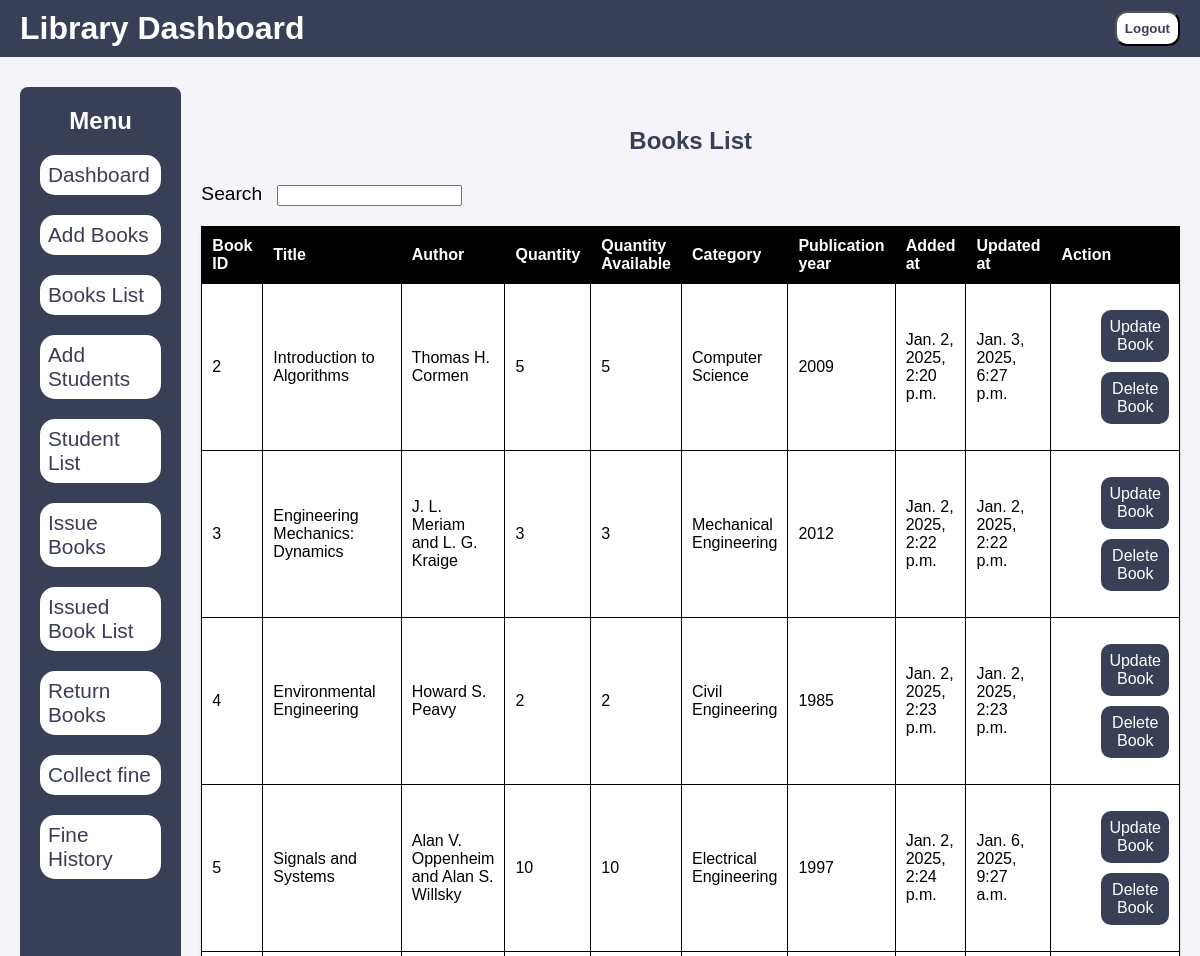
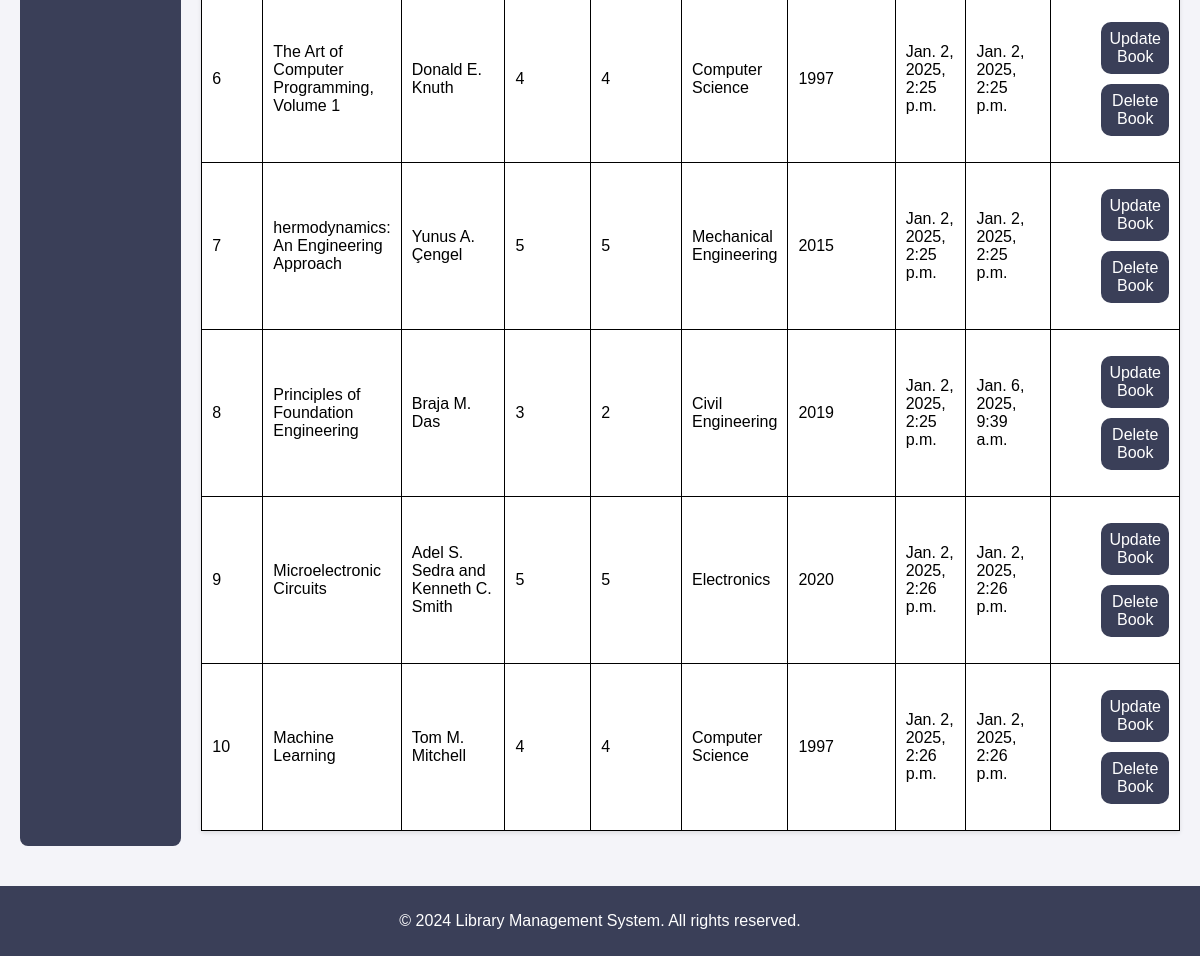
The app's page /book_table, older data (2 pictures, top to bottom).
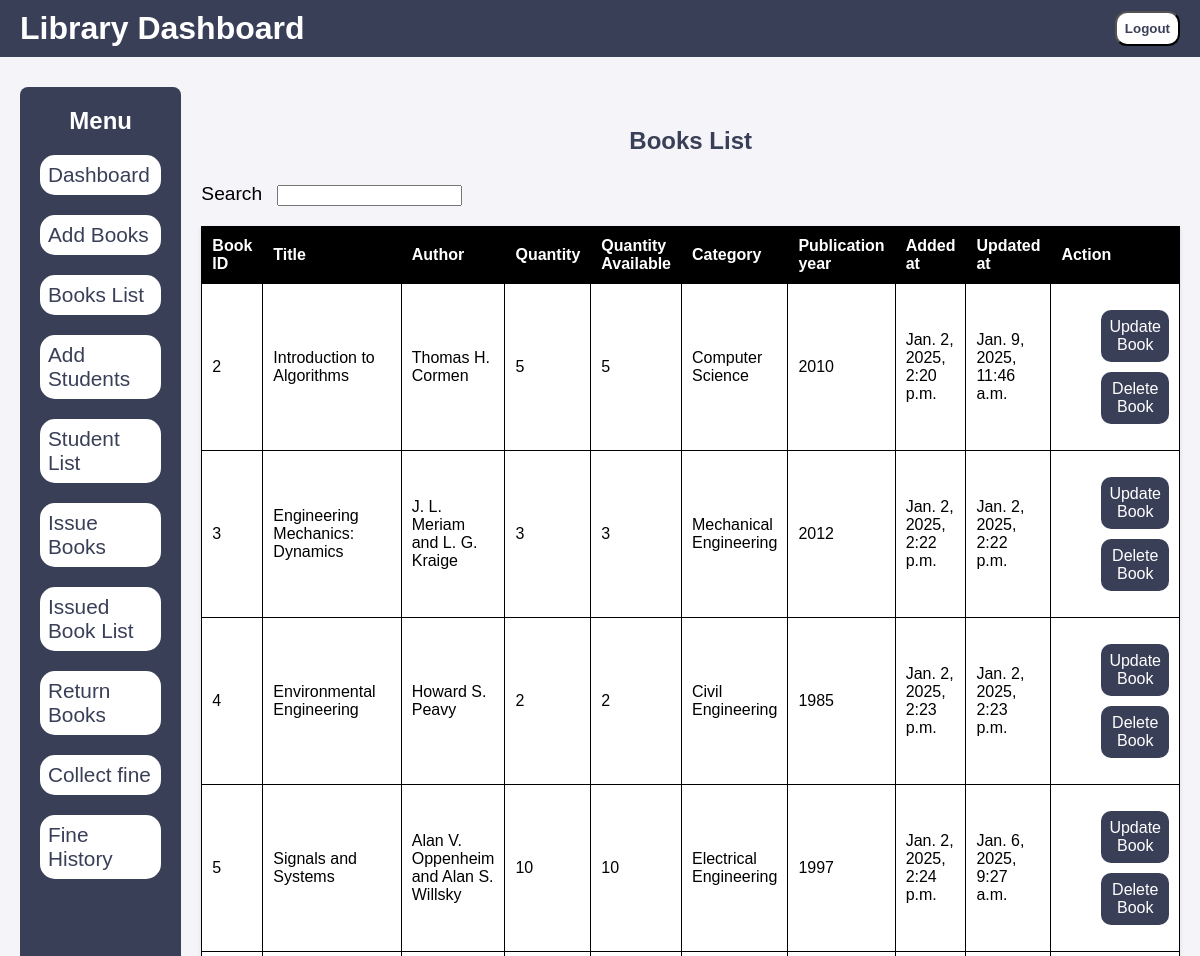
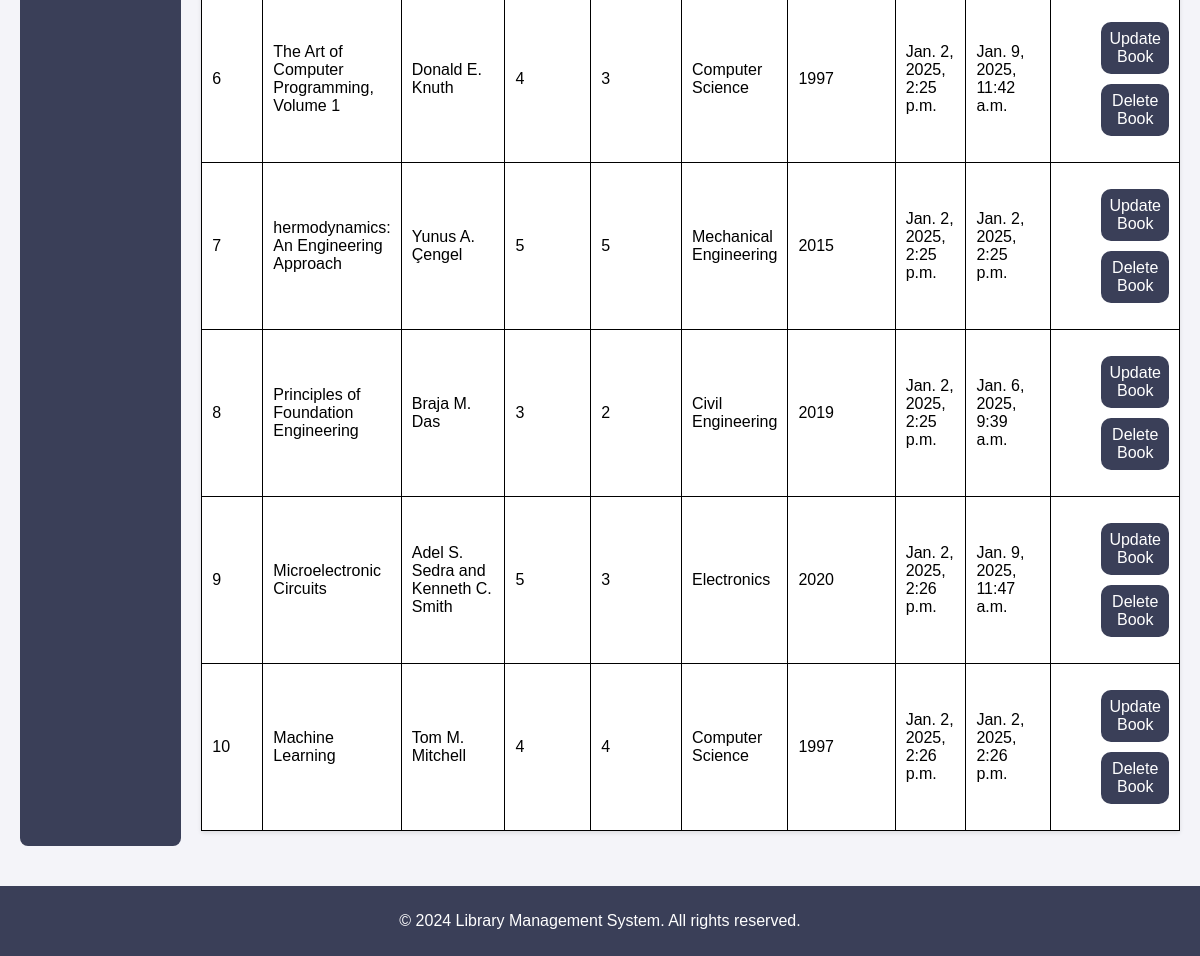
The same page, newer data (2 pictures, top to bottom).
### LibraryApp/models.py (models this page shows, shortened)
class Book(models.Model):
    title = models.CharField(max_length=200)
    author = models.CharField(max_length=200)
    quantity = models.IntegerField(default=1)
    available_quantity = models.IntegerField(default=1)
    category = models.CharField(max_length=150)
    publication_year = models.IntegerField()
    created_at = models.DateTimeField(auto_now_add=True)
    updated_at = models.DateTimeField(auto_now=True)

### LibraryApp/views.py (the view)
# urls.py: path('book_table' , views.book_table , name = 'book_table'),
def book_table(request):
    book_data = Book.objects.all()
    return render(request , 'book_table.html' , {'book_data' : book_data})

### templates/book_table.html (shortened to what this page needs)
{% extends 'base.html' %}
{% load static %}
    {% block content %}
    <div class="table-container">
        <h2> Books List </h2>
        <label style="color: black;">Search</label>
        <input type="text" style="margin: 10px;">
        <table>
            <thead>
                <tr>
                    <th style="width: 100px;">Book ID</th>
                    <th>Title</th>
                    <th>Author</th>
                    <th>Quantity</th>
                    <th style="width: 50px;">Quantity Available</th>
                    <th>Category</th>
                    <th>Publication year</th>
                    <th>Added at</th>
                    <th>Updated at</th>
                    <th>Action</th>
                </tr>
            </thead>
            <tbody>
                {% for data in book_data %}
                    <tr style="height: min-content;">
                        <td>{{data.id}}</td>
                        <td>{{data.title}}</td>
                        <td>{{data.author}}</td>
                        <td>{{data.quantity}}</td>
                        <td>{{data.available_quantity}}</td>
                        <td>{{data.category}}</td>
                        <td>{{data.publication_year}}</td>
                        <td>{{data.created_at}}</td>
                        <td>{{data.updated_at}}</td>
                        <td>
                            <ul class="activity_cell">
                                <li class="load_button" data-id="{{ data.id }}">
                                    <a style="color: white;">Update Book</a>
                                </li>
                                <li><a href="{% url 'delete_book' data.id %}">Delete Book</a></li>
                            </ul>
                        </td>
                    </tr>
                    {% endfor %}
            </tbody>
        </table>
    </div>
    {% endblock %}

Row changes from the older to the newer data that the page shows:
changed Book "Introduction to Algorithms": publication_year "2009" → "2010"; updated_at "Jan. 3, 2025, 6:27 p.m." → "Jan. 9, 2025, 11:46 a.m."
changed Book "The Art of Computer Programming, Volume 1": available_quantity "4" → "3"; updated_at "Jan. 2, 2025, 2:25 p.m." → "Jan. 9, 2025, 11:42 a.m."
changed Book "Microelectronic Circuits": available_quantity "5" → "3"; updated_at "Jan. 2, 2025, 2:26 p.m." → "Jan. 9, 2025, 11:47 a.m."
